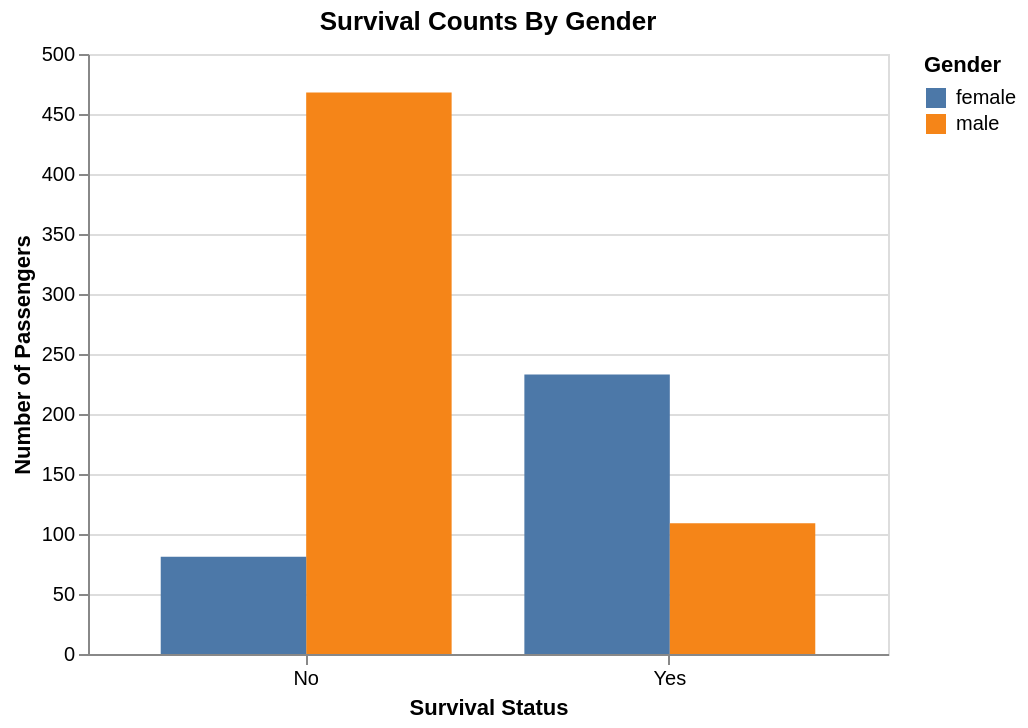
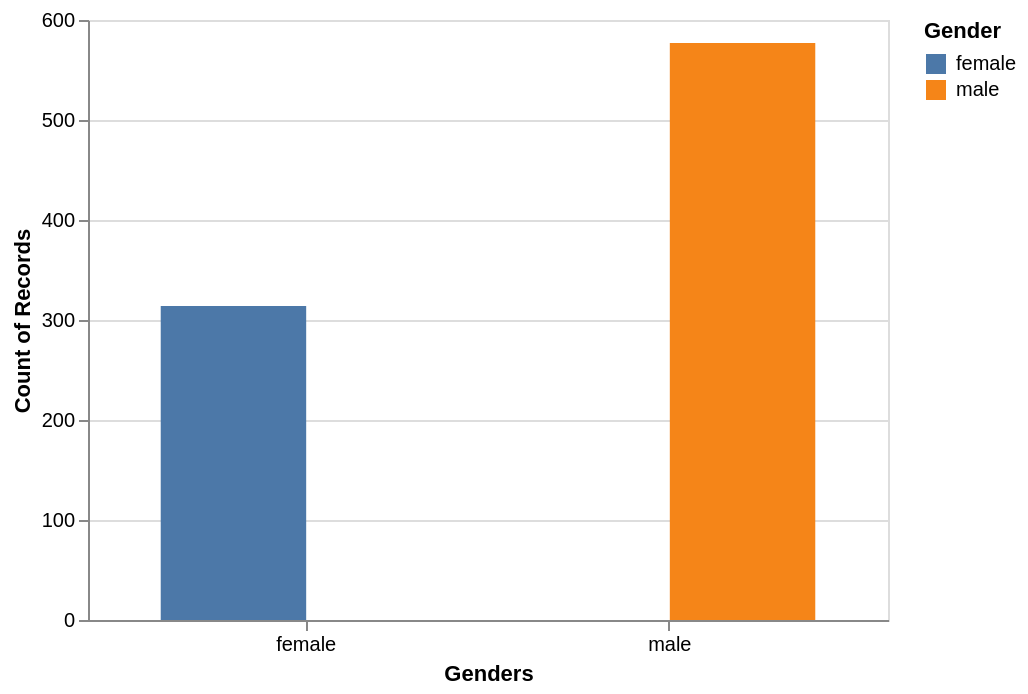
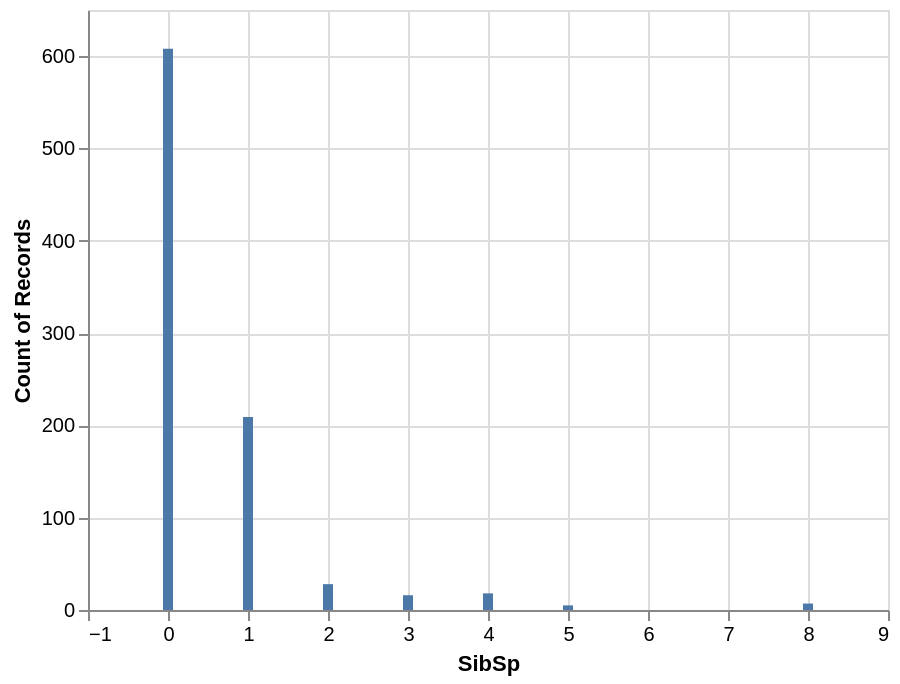
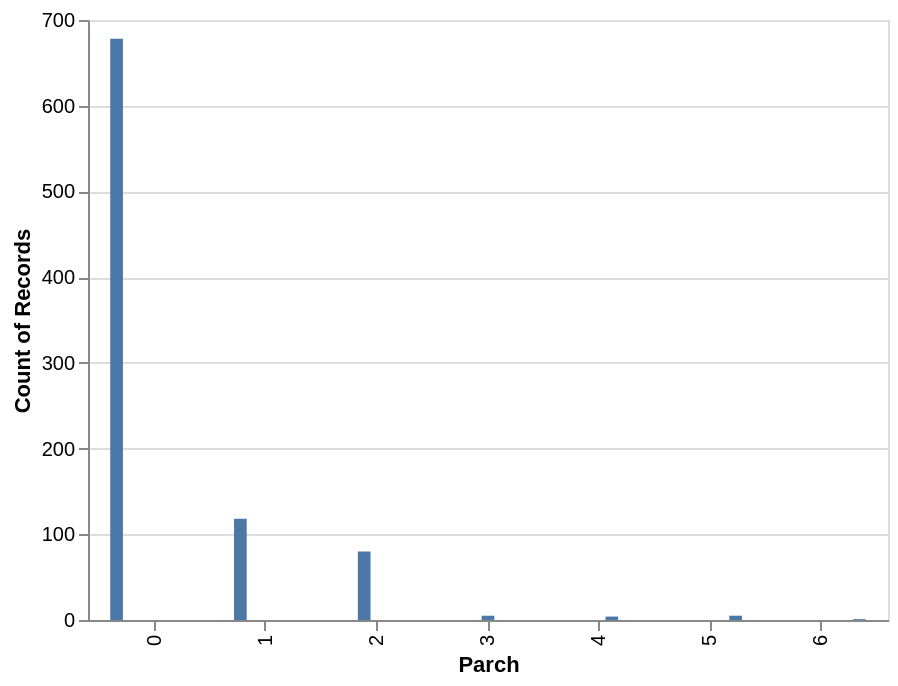

Here is the notebook cell these charts were saved with, in order:
### Markdown cell above
## Part 2: Initial Exploration

Using your visualization library of choice, let's first look at some features in isolation. Generate visualizations showing:

- A comparison of the total number of passengers who survived compared to those that died.
- A comparison of the total number of males compared to females
- A histogram showing the distribution of sibling/spouse counts
- A histogram showing the distribution of parent/child counts

### Code cell
# Part 2: # Write the code needed to generate the visualizations specified.
import altair as alt
passenger_survival = alt.Chart(df).mark_bar().encode(
    x = alt.X("Survived:N", title="Survival Status", axis=alt.Axis(labelAngle=0)),
    y = alt.Y("count():Q", title="Number of Passengers"),
    color = alt.Color("Sex:N", title="Gender"),
    xOffset="Sex:N"
).properties(
    title = "Survival Counts By Gender",
    width = 400,
    height = 300
)

sex_comp_count = alt.Chart(df).mark_bar().encode(
    x = alt.X("Sex:N", title="Genders", axis=alt.Axis(labelAngle=0, labelAlign="center")),
    y = "count()",
    color = alt.Color("Sex:N", title="Gender"),
    xOffset="Sex:N"
).properties(
    height = 300,
    width=400
)

sibsp_count = alt.Chart(df).mark_bar().encode(
    x = alt.X("SibSp:Q"),
    y = "count()",
    xOffset = "SibSp:Q"
).properties(
    width = 400
)

par_child_count = alt.Chart(df).mark_bar().encode(
    x = alt.X("Parch:O"),
    y = "count()",
    xOffset = "Parch:O"
).properties(
    width = 400
).interactive()

passenger_survival.display()
sex_comp_count.display()
sibsp_count.display()
par_child_count.display()

### Figure 1 — Vega-Lite specification as saved in the notebook (floating-point values rounded to 4 significant figures; data arrays with more than 128 entries replaced by an {"elided": "..."} marker saying what was removed)
{"config": {"view": {"continuousWidth": 300, "continuousHeight": 300}}, "data": {"name": "data-51fd94c81f34d96954efc4d516b8f939"}, "mark": {"type": "bar"}, "encoding": {"color": {"field": "Sex", "title": "Gender", "type": "nominal"}, "x": {"axis": {"labelAngle": 0}, "field": "Survived", "title": "Survival Status", "type": "nominal"}, "xOffset": {"field": "Sex", "type": "nominal"}, "y": {"aggregate": "count", "title": "Number of Passengers", "type": "quantitative"}}, "height": 300, "title": "Survival Counts By Gender", "width": 400, "$schema": "https://vega.github.io/schema/vega-lite/v5.20.1.json", "datasets": {"data-51fd94c81f34d96954efc4d516b8f939": {"elided": "891 records"}}}

### Figure 2 — Vega-Lite specification as saved in the notebook (floating-point values rounded to 4 significant figures; data arrays with more than 128 entries replaced by an {"elided": "..."} marker saying what was removed)
{"config": {"view": {"continuousWidth": 300, "continuousHeight": 300}}, "data": {"name": "data-51fd94c81f34d96954efc4d516b8f939"}, "mark": {"type": "bar"}, "encoding": {"color": {"field": "Sex", "title": "Gender", "type": "nominal"}, "x": {"axis": {"labelAlign": "center", "labelAngle": 0}, "field": "Sex", "title": "Genders", "type": "nominal"}, "xOffset": {"field": "Sex", "type": "nominal"}, "y": {"aggregate": "count", "type": "quantitative"}}, "height": 300, "width": 400, "$schema": "https://vega.github.io/schema/vega-lite/v5.20.1.json", "datasets": {"data-51fd94c81f34d96954efc4d516b8f939": {"elided": "891 records"}}}

### Figure 3 — Vega-Lite specification as saved in the notebook (floating-point values rounded to 4 significant figures; data arrays with more than 128 entries replaced by an {"elided": "..."} marker saying what was removed)
{"config": {"view": {"continuousWidth": 300, "continuousHeight": 300}}, "data": {"name": "data-51fd94c81f34d96954efc4d516b8f939"}, "mark": {"type": "bar"}, "encoding": {"x": {"field": "SibSp", "type": "quantitative"}, "xOffset": {"field": "SibSp", "type": "quantitative"}, "y": {"aggregate": "count", "type": "quantitative"}}, "width": 400, "$schema": "https://vega.github.io/schema/vega-lite/v5.20.1.json", "datasets": {"data-51fd94c81f34d96954efc4d516b8f939": {"elided": "891 records"}}}

### Figure 4 — Vega-Lite specification as saved in the notebook (floating-point values rounded to 4 significant figures; data arrays with more than 128 entries replaced by an {"elided": "..."} marker saying what was removed)
{"config": {"view": {"continuousWidth": 300, "continuousHeight": 300}}, "data": {"name": "data-51fd94c81f34d96954efc4d516b8f939"}, "mark": {"type": "bar"}, "encoding": {"x": {"field": "Parch", "type": "ordinal"}, "xOffset": {"field": "Parch", "type": "ordinal"}, "y": {"aggregate": "count", "type": "quantitative"}}, "params": [{"name": "param_1", "select": {"type": "interval", "encodings": ["x", "y"]}, "bind": "scales"}], "width": 400, "$schema": "https://vega.github.io/schema/vega-lite/v5.20.1.json", "datasets": {"data-51fd94c81f34d96954efc4d516b8f939": {"elided": "891 records"}}}
